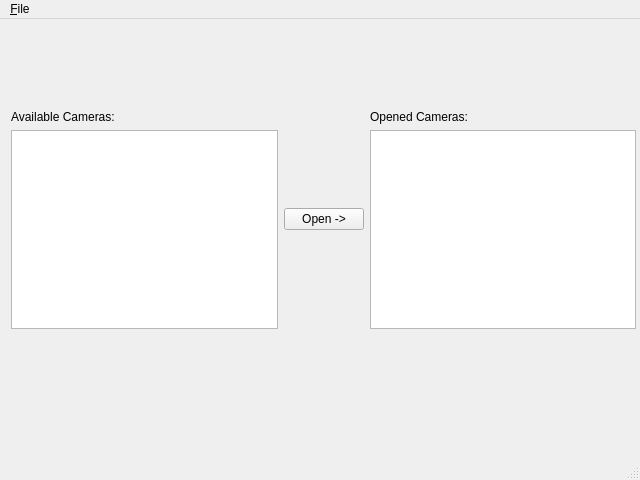
<?xml version="1.0" encoding="UTF-8"?>
<ui version="4.0">
 <class>ControlCenter</class>
 <widget class="QMainWindow" name="ControlCenter">
  <property name="geometry">
   <rect>
    <x>0</x>
    <y>0</y>
    <width>640</width>
    <height>480</height>
   </rect>
  </property>
  <property name="sizePolicy">
   <sizepolicy hsizetype="Fixed" vsizetype="Fixed">
    <horstretch>0</horstretch>
    <verstretch>0</verstretch>
   </sizepolicy>
  </property>
  <property name="windowTitle">
   <string>Intelligent Camera System Control Center</string>
  </property>
  <widget class="QWidget" name="centralwidget">
   <widget class="QWidget" name="layoutWidget">
    <property name="geometry">
     <rect>
      <x>11</x>
      <y>91</y>
      <width>625</width>
      <height>219</height>
     </rect>
    </property>
    <layout class="QHBoxLayout" name="horizontalLayout">
     <item>
      <layout class="QVBoxLayout" name="verticalLayout">
       <item>
        <widget class="QLabel" name="lblCameras">
         <property name="text">
          <string>Available Cameras:</string>
         </property>
        </widget>
       </item>
       <item>
        <widget class="QListWidget" name="list_boxCameras">
         <property name="editTriggers">
          <set>QAbstractItemView::NoEditTriggers</set>
         </property>
         <property name="alternatingRowColors">
          <bool>true</bool>
         </property>
         <property name="sortingEnabled">
          <bool>true</bool>
         </property>
        </widget>
       </item>
      </layout>
     </item>
     <item>
      <layout class="QVBoxLayout" name="verticalLayout_3">
       <item>
        <widget class="QPushButton" name="bOpen">
         <property name="focusPolicy">
          <enum>Qt::NoFocus</enum>
         </property>
         <property name="text">
          <string>Open -&gt;</string>
         </property>
        </widget>
       </item>
      </layout>
     </item>
     <item>
      <layout class="QVBoxLayout" name="verticalLayout_2">
       <item>
        <widget class="QLabel" name="lblOpenedCams">
         <property name="text">
          <string>Opened Cameras:</string>
         </property>
        </widget>
       </item>
       <item>
        <widget class="QListWidget" name="listbox_Opened">
         <property name="sortingEnabled">
          <bool>true</bool>
         </property>
        </widget>
       </item>
      </layout>
     </item>
    </layout>
   </widget>
  </widget>
  <widget class="QMenuBar" name="menubar">
   <property name="geometry">
    <rect>
     <x>0</x>
     <y>0</y>
     <width>640</width>
     <height>25</height>
    </rect>
   </property>
   <widget class="QMenu" name="menuFile">
    <property name="title">
     <string>&amp;File</string>
    </property>
    <addaction name="separator"/>
    <addaction name="actionQuit"/>
   </widget>
   <addaction name="menuFile"/>
  </widget>
  <widget class="QStatusBar" name="statusbar"/>
  <action name="actionQuit">
   <property name="text">
    <string>Quit</string>
   </property>
   <property name="shortcut">
    <string comment="Ctrl+Q" extracomment="Ctrl+Q"/>
   </property>
   <property name="menuRole">
    <enum>QAction::QuitRole</enum>
   </property>
  </action>
 </widget>
 <resources/>
 <connections/>
</ui>
